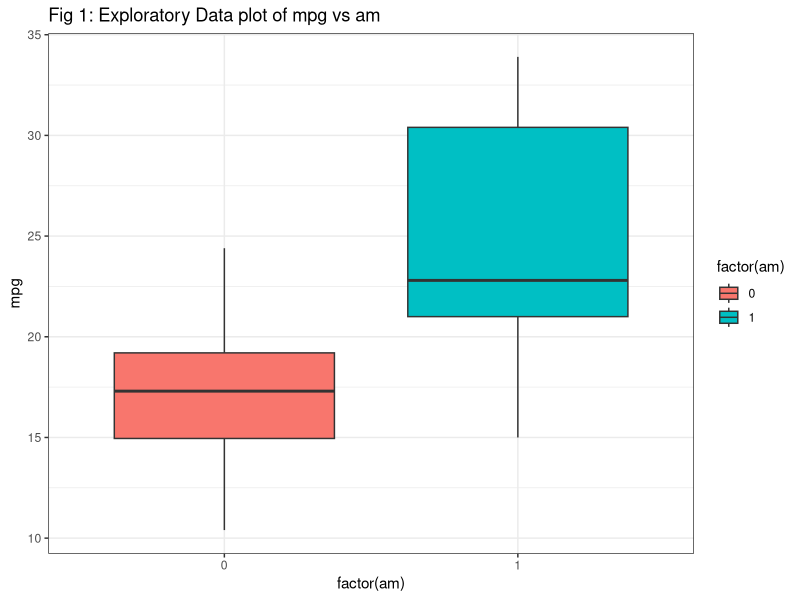
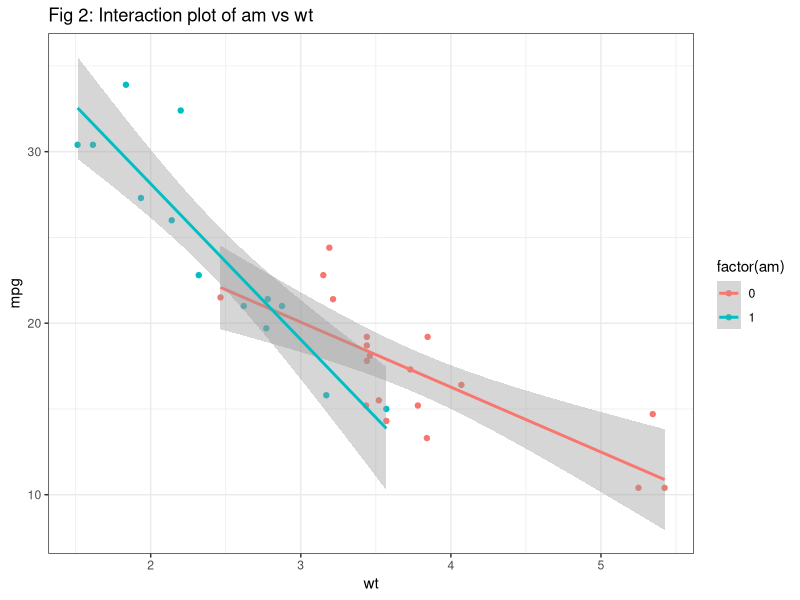
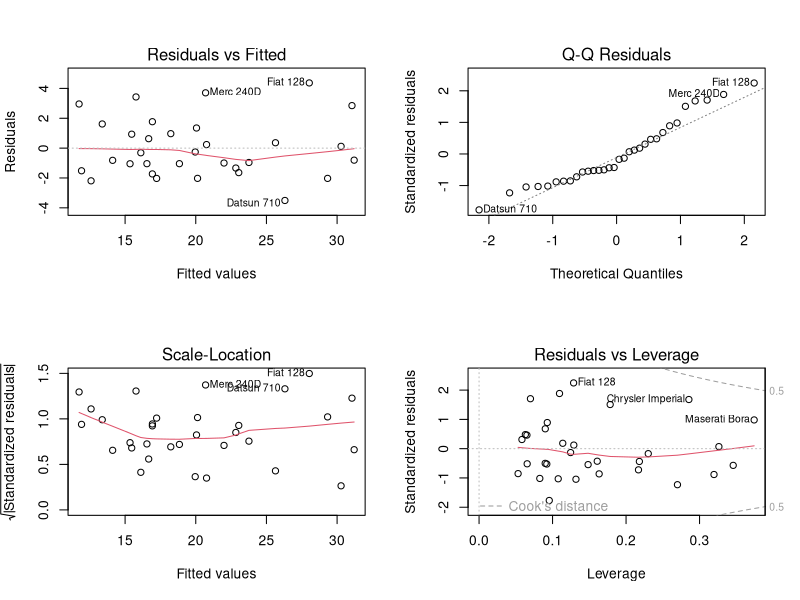

The R script that drew these images, in order:
## ---- chunk 1
amttest <- t.test(mpg~am,data=mtcars)
## ---- chunk 2
fit <- lm(mpg ~ factor(am),data=mtcars)
summary(fit)$coeff
## ---- chunk 3
fit1 <- lm(mpg ~.,data=mtcars)
fit2 <- lm(mpg ~disp+hp+drat+wt+qsec+vs+am+gear+carb,data=mtcars) #cyl dropped
fit3 <- lm(mpg ~disp+hp+drat+wt+qsec+am+gear+carb,data=mtcars)    #vs  dropped
fit4 <- lm(mpg ~disp+hp+drat+wt+qsec+am+gear,data=mtcars)         #carb dropped
fit5 <- lm(mpg ~disp+hp+drat+wt+qsec+am,data=mtcars)              #gear dropped
fit6 <- lm(mpg ~disp+hp+wt+qsec+am,data=mtcars)                   #drat dropped
fit7 <- lm(mpg ~hp+wt+qsec+am,data=mtcars)                        #hp   dropped
fit8 <- lm(mpg ~wt+qsec+am,data=mtcars) 
## ---- chunk 4
fit9 <- lm(mpg ~wt+qsec+am+am:wt,data=mtcars)
anova(fit8,fit9)$Pr[[2]]
## ---- chunk 5
summary(fit9)$coeff
## ---- chunk 6
library(ggplot2)
ggplot(mtcars, aes(factor(am), mpg)) + geom_boxplot(aes(fill=factor(am))) + labs(title="Fig 1: Exploratory Data plot of mpg vs am") + theme_bw()

g1 <- ggplot(data=mtcars, aes(x=wt, y=mpg, colour=factor(am))) + geom_point() + stat_smooth(method="lm") + labs(title="Fig 2: Interaction plot of am vs wt") + theme_bw()
g1
## ---- chunk 7
par(mfrow = c(2, 2))
plot(fit9)
## ---- chunk 8
summary(fit8)
summary(fit9) #Final Model
